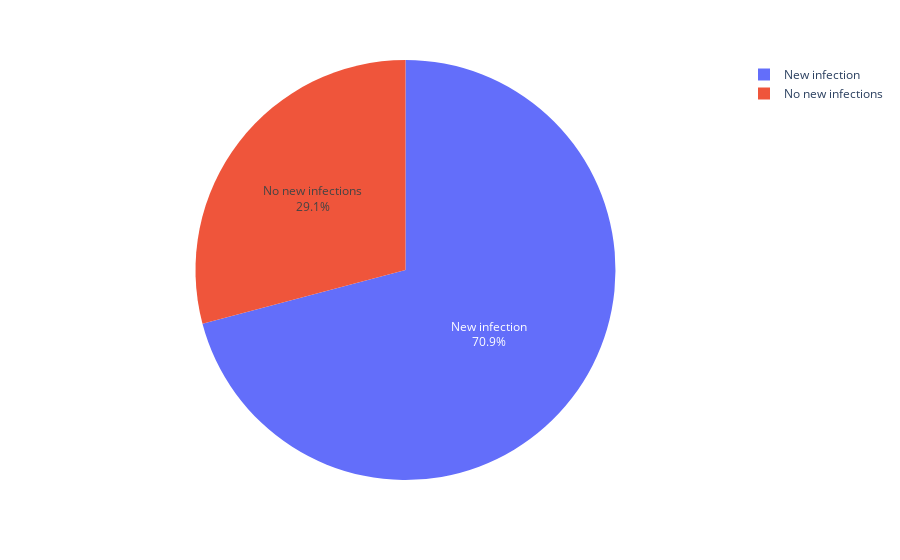

Notebook code for this chart:
### Code cell
# Calculate the number of countries with and without new infections in the last 14 days
# has_new_cases = covid_df[covid_df["NewCases"] > 0]["Country"].nunique()
# no_new_cases = covid_df[covid_df["NewCases"] == 0]["Country"].nunique()

covid_group_df = covid_df.groupby(["Country"])[["NewCases"]].sum().reset_index()
covid_group_df["Infection"] = covid_group_df["NewCases"].apply(lambda x: "New infection" if x > 0 else "No new infections")
covid_group_df = covid_group_df.groupby(["Infection"])[["NewCases"]].count().reset_index()
# Create a pie chart
# labels = ["New infection", "No new infections"]
# sizes = [has_new_cases, no_new_cases]
# colors = ["#DF2E38", "#5D9C59"]

# plt.figure(figsize=(8, 8))
# plt.pie(sizes, labels=labels, colors=colors, autopct='%1.1f%%', startangle=90, textprops={'fontsize': 18})
# plt.axis('equal')
# plt.title("Percentage of countries with/without new infections in the last 14 days", fontsize=20)
# plt.show()

import plotly.express as px
# This dataframe has 244 lines, but 4 distinct values for `day`
fig = px.pie(covid_group_df, values='NewCases', names='Infection')
fig.update_traces(textposition='inside', textinfo='percent+label')
fig.show()

# covid_group_df

### Figure 1 — Plotly figure (JSON) as saved in the notebook; plotly's stock layout.template omitted (floating-point values rounded to 4 significant figures)
{"data": [{"domain": {"x": [0, 1], "y": [0, 1]}, "hovertemplate": "Infection=%{label}<br>NewCases=%{value}<extra></extra>", "labels": ["New infection", "No new infections"], "legendgroup": "", "name": "", "showlegend": true, "textinfo": "percent+label", "textposition": "inside", "type": "pie", "values": [112, 46]}], "layout": {"legend": {"tracegroupgap": 0}, "margin": {"t": 60}}}
